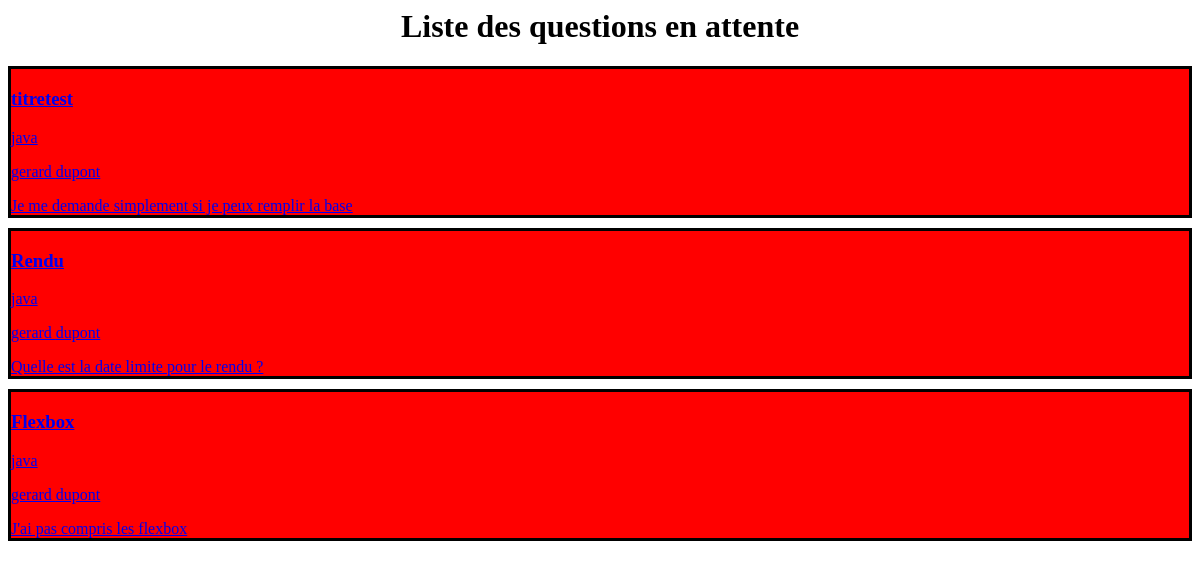
Page /Pages/attente.php on the committed database.
### tables this page shows
CREATE TABLE `question` (
  `id_question` int PRIMARY KEY AUTO_INCREMENT NOT NULL,
  `titre` varchar(250) DEFAULT NULL,
  `contenu` varchar(250) DEFAULT NULL,
  `id_compte` int(11) DEFAULT NULL,
  `id_cat` int DEFAULT NULL,
  `verif` tinyint(1) DEFAULT NULL
);

CREATE TABLE `categorie` (
  `id_Cat` int PRIMARY KEY NOT NULL,
  `nom_cat` varchar(250) DEFAULT NULL
);

CREATE TABLE `compte` (
  `id_compte` int PRIMARY KEY AUTO_INCREMENT NOT NULL,
  `nom` varchar(250) DEFAULT NULL,
  `prenom` varchar(250) DEFAULT NULL,
  `statut` tinyint(1) DEFAULT NULL
);

### Pages/attente.php (the view, shortened to what this page needs)
<html>
    <head>
		  <link rel="stylesheet" type="text/css" href="attente.css">
	      <link rel="stylesheet" href="https://cdnjs.cloudflare.com/ajax/libs/font-awesome/4.7.0/css/font-awesome.min.css">
		  <link rel="stylesheet" href="https://cdnjs.cloudflare.com/ajax/libs/font-awesome/4.7.0/css/font-awesome.min.css">
   </head>
   <body>
        <h1>Liste des questions en attente</h1>
        <?php
            $conn = @mysqli_connect("tp-epua:3308", "chafikya", "61md4vj3");
            mysqli_select_db($conn, "chafikya");
            $sql = "SELECT id_question, titre, contenu, id_compte, id_cat FROM question WHERE verif = 0";
            $result = mysqli_query($conn, $sql) or die("Requête invalide: ". mysqli_error()."\n".$sql);
            $val = mysqli_fetch_array($result);
            $sqlcat = "SELECT nom_cat FROM categorie WHERE id_Cat = ".$val['id_cat'];
            $resultcat = mysqli_query($conn, $sqlcat) or die("Requête invalide: ". mysqli_error()."\n".$sqlcat);
            $rescat = mysqli_fetch_array($resultcat);
            $sqlacc = "SELECT nom, prenom FROM compte WHERE id_compte = ".$val['id_compte'];
            $resultacc = mysqli_query($conn, $sqlacc) or die("Requête invalide: ". mysqli_error()."\n".$sqlacc);
            $resacc = mysqli_fetch_array($resultacc);
            while ($val != FALSE) {
                echo "<a href='modif.php?id_question=".$val['id_question']."'><div class='question'><h3 class='question_titre'>".$val['titre']."</h3><c>".$rescat['nom_cat']."</c><p>".$resacc['prenom']." ".$resacc['nom']."</p><t>".$val['contenu']."</t></div></a>";
                $val = mysqli_fetch_array($result);
            }
        ?>
   </body>

### Pages/attente.css (style rules this page uses)
div.question { background-color: red; border-style: solid; border-width: 3px 3px 3px 3px; border-color: black; margin-top: 10px; }
h1 { text-align: center; }

### rows in the picture
question: titre "titretest", id_cat.nom_cat "java", id_compte.prenom "gerard", id_compte.nom "dupont", contenu "Je me demande simplement si je peux remplir la base"
question: titre "Rendu", id_cat.nom_cat "java", id_compte.prenom "gerard", id_compte.nom "dupont", contenu "Quelle est la date limite pour le rendu ?"
question: titre "Flexbox", id_cat.nom_cat "java", id_compte.prenom "gerard", id_compte.nom "dupont", contenu "J'ai pas compris les flexbox"
